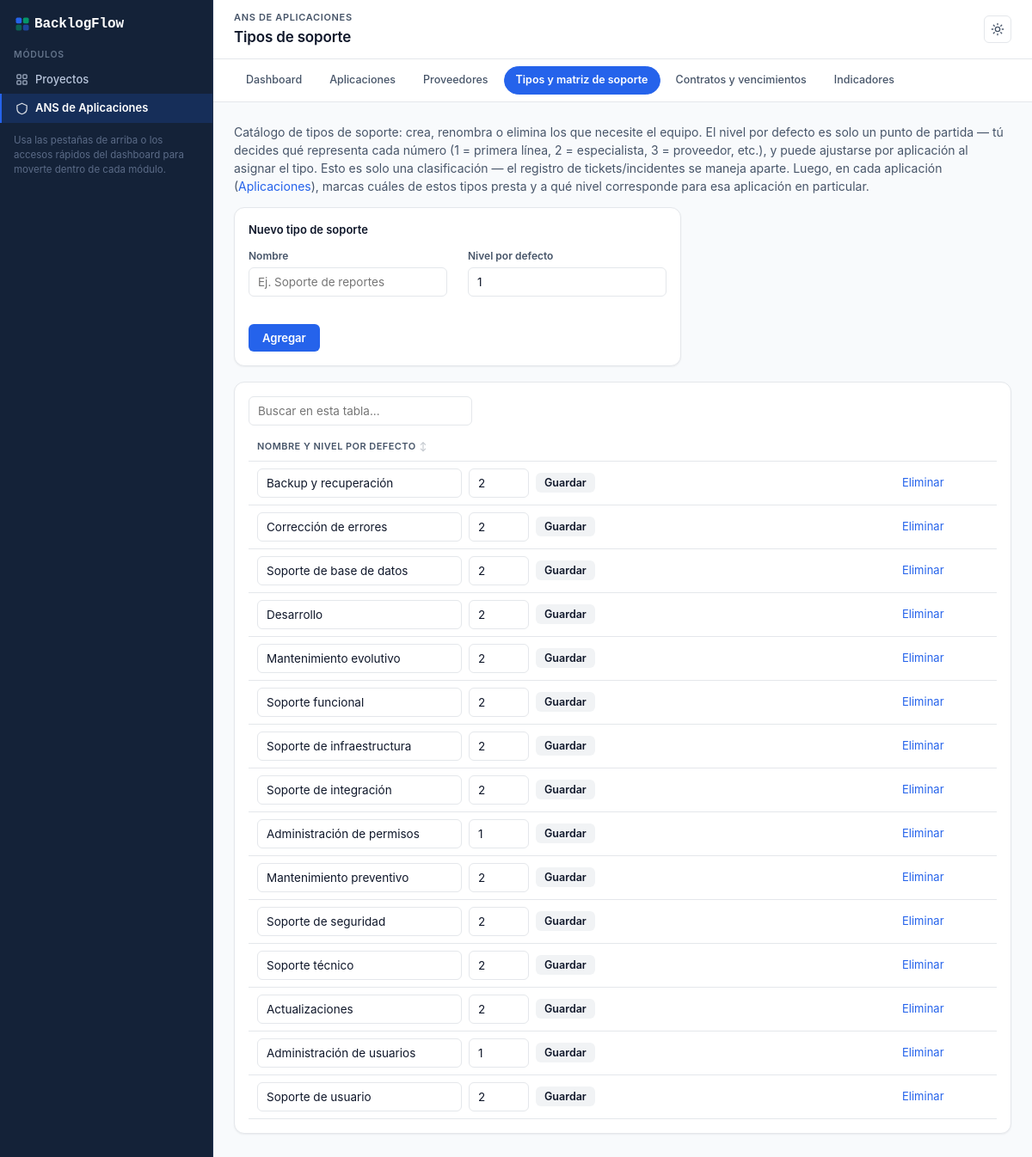
Screenshot of /index.php?r=sla/support-types/index with the database file from the repository.
### tables this page shows
CREATE TABLE cat_support_types (
    id TINYINT UNSIGNED AUTO_INCREMENT PRIMARY KEY,
    code VARCHAR(40) NOT NULL UNIQUE,
    name VARCHAR(120) NOT NULL COMMENT 'Display label — this catalog is user-editable (create/rename/delete), unlike the other cat_* tables',
    level TINYINT UNSIGNED NOT NULL DEFAULT 1 COMMENT 'Free escalation-tier number the team defines (1, 2, 3...), no fixed meaning',
    CONSTRAINT chk_support_type_level CHECK (level >= 1)
);

### app/Core/View.php (called while the page is built, shortened)
<?php
class View
{
    public static function render(string $view, array $data = [], string $module = 'projects'): void
    {
        extract($data, EXTR_SKIP);
        $viewFile = VIEWS_PATH . '/' . $view . '.php';
        require $viewFile;
        require VIEWS_PATH . '/layout/main.php';
    }
}

### app/Core/Controller.php (called while the page is built, shortened)
<?php
abstract class Controller
{
    protected function render(string $view, array $data = []): void
    {
        View::render($view, $data);
    }
}

### app/Controllers/Sla/SupportTypesController.php (called while the page is built, shortened)
<?php
class SupportTypesController extends Controller
{
    public function indexAction(): void
    {
        $this->render('sla/support-types/index', [
            'pageTitle' => 'Tipos de soporte',
            'activeModule' => 'sla-supporttypes',
            'supportTypes' => (new Catalog('cat_support_types'))->all('name ASC'),
        ]);
    }
}

### app/Core/Router.php (called while the page is built, shortened)
<?php
class Router
{
    public function dispatch(string $route, array $params = []): void
    {
        $segments = array_values(array_filter(explode('/', trim($route, '/'))));
        $action = $segments[2] ?? self::DEFAULT_ACTION;
        $id = $segments[3] ?? ($params['id'] ?? null);
        $controller = new $controllerClass();
        $actionMethod = $action . 'Action';
        $controller->$actionMethod($id, $params);
    }
}

### public/index.php (called while the page is built, shortened)
<?php
$route = $_GET['r'] ?? '';
(new Router())->dispatch($route, $_GET);

### app/Core/Model.php (called while the page is built, shortened)
<?php
abstract class Model
{
    protected PDO $db;
    protected string $table;
    public function __construct()
    {
        $this->db = Database::connection();
    }
    public function all(string $orderBy = 'id ASC'): array
    {
        return $this->db->query("SELECT * FROM {$this->table} ORDER BY {$orderBy}")->fetchAll();
    }
}

### app/Models/Catalog.php (called while the page is built, shortened)
<?php
class Catalog extends Model
{
    public function __construct(string $table)
    {
        $this->table = $table;
    }
    public function all(string $orderBy = 'id ASC'): array
    {
        $hasSortOrder = str_contains($this->table, 'statuses') || $this->table === 'cat_priorities' || $this->table === 'cat_criticality_levels';
        $order = $hasSortOrder ? 'sort_order ASC' : 'code ASC';
        return parent::all($order);
    }
}

### app/Views/sla/support-types/index.php (the view, shortened to what this page needs)
<p style="color:var(--color-muted-foreground);margin-top:0;">
    Catálogo de tipos de soporte: crea, renombra o elimina los que necesite el equipo. El nivel por defecto es
    solo un punto de partida — tú decides qué representa cada número (1 = primera línea, 2 = especialista, 3 =
    proveedor, etc.), y puede ajustarse por aplicación al asignar el tipo. Esto es solo una clasificación — el
    registro de tickets/incidentes se maneja aparte.
    Luego, en cada aplicación (<a href="/index.php?r=sla/applications/index">Aplicaciones</a>), marcas cuáles de
    estos tipos presta y a qué nivel corresponde para esa aplicación en particular.
</p>
<div class="card" style="max-width:520px;margin-bottom:18px;">
    <p class="card-title">Nuevo tipo de soporte</p>
    <form method="post" action="/index.php?r=sla/support-types/create" class="form-grid">
        <div class="form-group">
            <label>Nombre</label>
            <input type="text" name="name" required placeholder="Ej. Soporte de reportes">
        </div>
        <div class="form-group">
            <label>Nivel por defecto</label>
            <input type="number" name="level" min="1" step="1" value="1">
        </div>
        <div class="form-actions" style="grid-column:1/-1;">
            <button class="btn" type="submit">Agregar</button>
        </div>
    </form>
</div>
<div class="card">
    <div class="table-scroll"><table>
        <thead><tr><th>Nombre y nivel por defecto</th><th style="width:120px;"></th></tr></thead>
        <tbody>
        <?php foreach ($supportTypes as $st): ?>
            <tr>
                <td>
                    <form method="post" action="/index.php?r=sla/support-types/update/<?= $st['id'] ?>" style="display:flex;gap:8px;align-items:center;">
                        <input type="text" name="name" value="<?= htmlspecialchars($st['name']) ?>" style="max-width:260px;">
                        <input type="number" name="level" min="1" step="1" style="width:70px;" aria-label="Nivel de <?= htmlspecialchars($st['name']) ?>" value="<?= (int) $st['level'] ?>">
                        <button class="btn btn-secondary" type="submit" style="padding:4px 10px;font-size:12.5px;">Guardar</button>
                    </form>
                </td>
                <td><button type="button" class="link-button" data-confirm-delete="/index.php?r=sla/support-types/delete/<?= $st['id'] ?>" data-confirm-message="¿Eliminar el tipo de soporte «<?= htmlspecialchars($st['name']) ?>»?">Eliminar</button></td>
            </tr>
        <?php endforeach; ?>
        </tbody>
    </table></div>
</div>

### rows the page displays
cat_support_types: name "Backup y recuperación", level "2"
cat_support_types: name "Corrección de errores", level "2"
cat_support_types: name "Soporte de base de datos", level "2"
cat_support_types: name "Desarrollo", level "2"
cat_support_types: name "Mantenimiento evolutivo", level "2"
cat_support_types: name "Soporte funcional", level "2"
cat_support_types: name "Soporte de infraestructura", level "2"
cat_support_types: name "Soporte de integración", level "2"
cat_support_types: name "Administración de permisos", level "1"
cat_support_types: name "Mantenimiento preventivo", level "2"
cat_support_types: name "Soporte de seguridad", level "2"
cat_support_types: name "Soporte técnico", level "2"
cat_support_types: name "Actualizaciones", level "2"
cat_support_types: name "Administración de usuarios", level "1"
cat_support_types: name "Soporte de usuario", level "2"

### other values shown
$pageTitle "Tipos de soporte"
$item['label'] "Dashboard"
$item['label'] "Aplicaciones"
$item['label'] "Proveedores"
$item['label'] "Tipos y matriz de soporte"
$item['label'] "Contratos y vencimientos"
$item['label'] "Indicadores"
